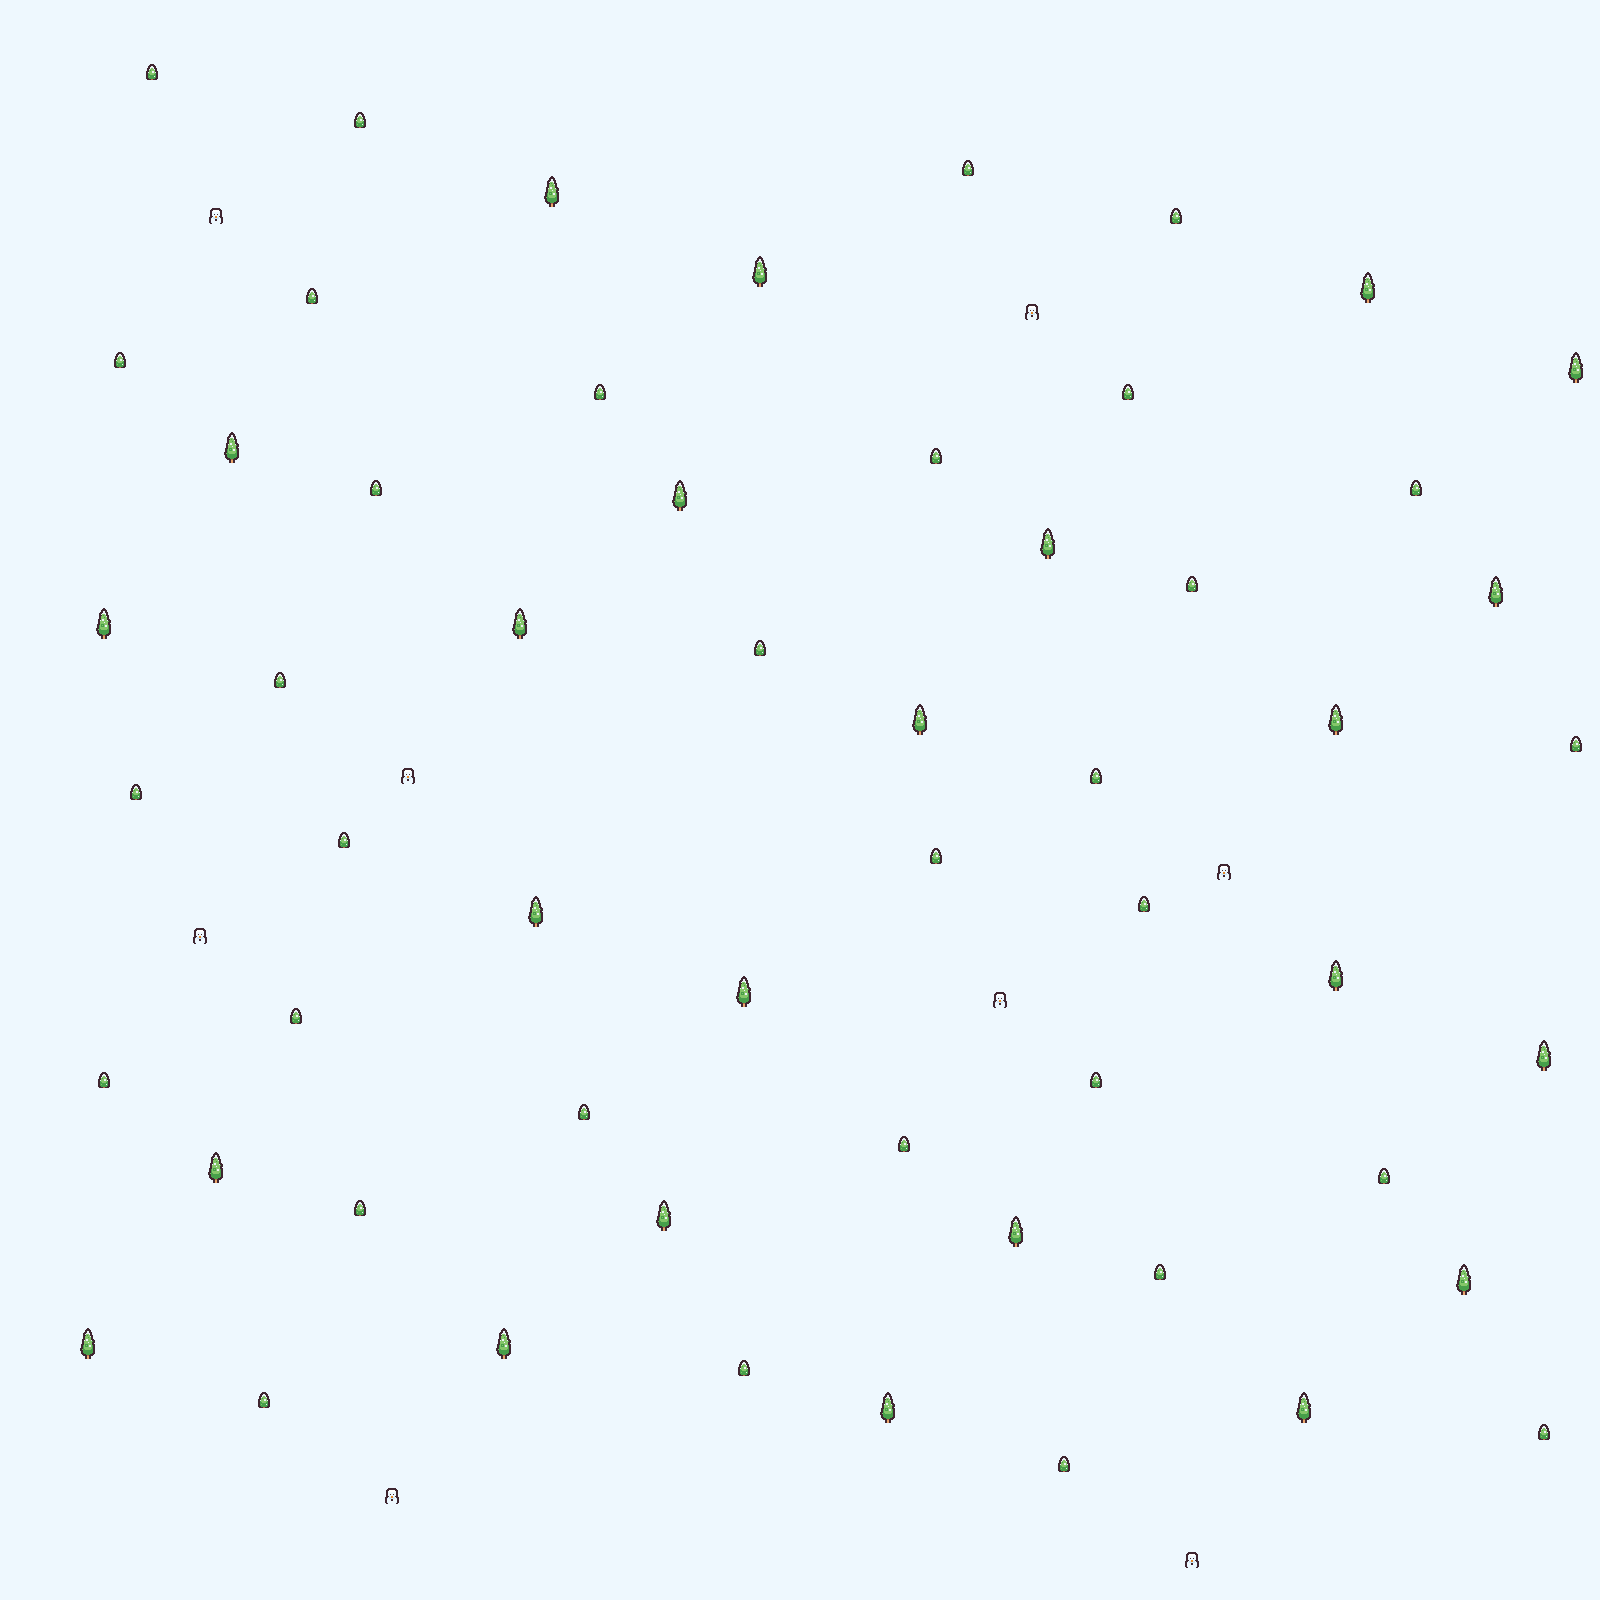

A 2D game scene composited from a Tiled map and its tileset images. What follows is a short description and the map's XML, with each tile layer's data collapsed to a summary:
An orthogonal 100x100 tile map with 16x16 px tiles, 2 tile layers (Ground, Trees).

<map version="1.10" tiledversion="1.11.1" orientation="orthogonal" renderorder="right-down" width="100" height="100" tilewidth="16" tileheight="16" infinite="0" nextlayerid="3" nextobjectid="1">
 <editorsettings>
  <export target="small-ski.tmj" format="json" />
 </editorsettings>
 <tileset firstgid="1" name="tiny-ski" tilewidth="16" tileheight="16" tilecount="132" columns="12">
  <image source="../resources/kenney_tiny-ski/Tilemap/tilemap_packed.png" width="192" height="176" />
  <tile id="0">
   <properties>
    <property name="collides" type="bool" value="false" />
   </properties>
  </tile>
  <tile id="1">
   <properties>
    <property name="collides" type="bool" value="false" />
   </properties>
  </tile>
  <tile id="2">
   <properties>
    <property name="collides" type="bool" value="false" />
   </properties>
  </tile>
  <tile id="3">
   <properties>
    <property name="collides" type="bool" value="false" />
   </properties>
  </tile>
  <tile id="4">
   <properties>
    <property name="collides" type="bool" value="false" />
   </properties>
  </tile>
  <tile id="5">
   <properties>
    <property name="collides" type="bool" value="false" />
   </properties>
  </tile>
  <tile id="6">
   <properties>
    <property name="collides" type="bool" value="true" />
   </properties>
  </tile>
  <tile id="7">
   <properties>
    <property name="collides" type="bool" value="true" />
   </properties>
  </tile>
  <tile id="8">
   <properties>
    <property name="collides" type="bool" value="true" />
   </properties>
  </tile>
  <tile id="9">
   <properties>
    <property name="collides" type="bool" value="true" />
   </properties>
  </tile>
  <tile id="10">
   <properties>
    <property name="collides" type="bool" value="false" />
   </properties>
  </tile>
  <tile id="11">
   <properties>
    <property name="collides" type="bool" value="false" />
   </properties>
  </tile>
  <tile id="12">
   <properties>
    <property name="collides" type="bool" value="false" />
   </properties>
  </tile>
  <tile id="13">
   <properties>
    <property name="collides" type="bool" value="false" />
   </properties>
  </tile>
  <tile id="14">
   <properties>
    <property name="collides" type="bool" value="false" />
   </properties>
  </tile>
  <tile id="15">
   <properties>
    <property name="collides" type="bool" value="false" />
   </properties>
  </tile>
  <tile id="16">
   <properties>
    <property name="collides" type="bool" value="false" />
   </properties>
  </tile>
  <tile id="17">
   <properties>
    <property name="collides" type="bool" value="false" />
   </properties>
  </tile>
  <tile id="18">
   <properties>
    <property name="collides" type="bool" value="true" />
   </properties>
  </tile>
  <tile id="19">
   <properties>
    <property name="collides" type="bool" value="true" />
   </properties>
  </tile>
  <tile id="20">
   <properties>
    <property name="collides" type="bool" value="true" />
   </properties>
  </tile>
  <tile id="21">
   <properties>
    <property name="collides" type="bool" value="true" />
   </properties>
  </tile>
  <tile id="22">
   <properties>
    <property name="collides" type="bool" value="false" />
   </properties>
  </tile>
  <tile id="23">
   <properties>
    <property name="collides" type="bool" value="false" />
   </properties>
  </tile>
  <tile id="24">
   <properties>
    <property name="collides" type="bool" value="false" />
   </properties>
  </tile>
  <tile id="25">
   <properties>
    <property name="collides" type="bool" value="false" />
   </properties>
  </tile>
  <tile id="26">
   <properties>
    <property name="collides" type="bool" value="false" />
   </properties>
  </tile>
  <tile id="27">
   <properties>
    <property name="collides" type="bool" value="false" />
   </properties>
  </tile>
  <tile id="28">
   <properties>
    <property name="collides" type="bool" value="false" />
   </properties>
  </tile>
  <tile id="29">
   <properties>
    <property name="collides" type="bool" value="false" />
   </properties>
  </tile>
  <tile id="30">
   <properties>
    <property name="collides" type="bool" value="true" />
   </properties>
  </tile>
  <tile id="31">
   <properties>
    <property name="collides" type="bool" value="false" />
   </properties>
  </tile>
  <tile id="32">
   <properties>
    <property name="collides" type="bool" value="false" />
   </properties>
  </tile>
  <tile id="33">
   <properties>
    <property name="collides" type="bool" value="false" />
   </properties>
  </tile>
  <tile id="34">
   <properties>
    <property name="collides" type="bool" value="false" />
   </properties>
  </tile>
  <tile id="35">
   <properties>
    <property name="collides" type="bool" value="false" />
   </properties>
  </tile>
  <tile id="36">
   <properties>
    <property name="collides" type="bool" value="false" />
   </properties>
  </tile>
  <tile id="37">
   <properties>
    <property name="collides" type="bool" value="false" />
   </properties>
  </tile>
  <tile id="38">
   <properties>
    <property name="collides" type="bool" value="false" />
   </properties>
  </tile>
  <tile id="39">
   <properties>
    <property name="collides" type="bool" value="false" />
   </properties>
  </tile>
  <tile id="40">
   <properties>
    <property name="collides" type="bool" value="false" />
   </properties>
  </tile>
  <tile id="41">
   <properties>
    <property name="collides" type="bool" value="false" />
   </properties>
  </tile>
  <tile id="42">
   <properties>
    <property name="collides" type="bool" value="false" />
   </properties>
  </tile>
  <tile id="43">
   <properties>
    <property name="collides" type="bool" value="false" />
   </properties>
  </tile>
  <tile id="44">
   <properties>
    <property name="collides" type="bool" value="false" />
   </properties>
  </tile>
  <tile id="45">
   <properties>
    <property name="collides" type="bool" value="false" />
   </properties>
  </tile>
  <tile id="46">
   <properties>
    <property name="collides" type="bool" value="false" />
   </properties>
  </tile>
  <tile id="47">
   <properties>
    <property name="collides" type="bool" value="false" />
   </properties>
  </tile>
  <tile id="48">
   <properties>
    <property name="collides" type="bool" value="false" />
   </properties>
  </tile>
  <tile id="49">
   <properties>
    <property name="collides" type="bool" value="false" />
   </properties>
  </tile>
  <tile id="50">
   <properties>
    <property name="collides" type="bool" value="false" />
   </properties>
  </tile>
  <tile id="51">
   <properties>
    <property name="collides" type="bool" value="false" />
   </properties>
  </tile>
  <tile id="52">
   <properties>
    <property name="collides" type="bool" value="false" />
   </properties>
  </tile>
  <tile id="53">
   <properties>
    <property name="collides" type="bool" value="false" />
   </properties>
  </tile>
  <tile id="54">
   <properties>
    <property name="collides" type="bool" value="false" />
   </properties>
  </tile>
  <tile id="55">
   <properties>
    <property name="collides" type="bool" value="false" />
   </properties>
  </tile>
  <tile id="56">
   <properties>
    <property name="collides" type="bool" value="false" />
   </properties>
  </tile>
  <tile id="57">
   <properties>
    <property name="collides" type="bool" value="false" />
   </properties>
  </tile>
  <tile id="58">
   <properties>
    <property name="collides" type="bool" value="false" />
   </properties>
  </tile>
  <tile id="59">
   <properties>
    <property name="collides" type="bool" value="false" />
   </properties>
  </tile>
  <tile id="60">
   <properties>
    <property name="collides" type="bool" value="false" />
   </properties>
  </tile>
  <tile id="61">
   <properties>
    <property name="collides" type="bool" value="false" />
   </properties>
  </tile>
  <tile id="62">
   <properties>
    <property name="collides" type="bool" value="false" />
   </properties>
  </tile>
  <tile id="63">
   <properties>
    <property name="collides" type="bool" value="false" />
   </properties>
  </tile>
  <tile id="64">
   <properties>
    <property name="collides" type="bool" value="false" />
   </properties>
  </tile>
  <tile id="65">
   <properties>
    <property name="collides" type="bool" value="false" />
   </properties>
  </tile>
  <tile id="66">
   <properties>
    <property name="collides" type="bool" value="false" />
   </properties>
  </tile>
  <tile id="67">
   <properties>
    <property name="collides" type="bool" value="false" />
   </properties>
  </tile>
  <tile id="68">
   <properties>
    <property name="collides" type="bool" value="false" />
   </properties>
  </tile>
  <tile id="69">
   <properties>
    <property name="collides" type="bool" value="true" />
   </properties>
  </tile>
  <tile id="70">
   <properties>
    <property name="collides" type="bool" value="false" />
   </properties>
  </tile>
  <tile id="71">
   <properties>
    <property name="collides" type="bool" value="false" />
   </properties>
  </tile>
  <tile id="72">
   <properties>
    <property name="collides" type="bool" value="false" />
   </properties>
  </tile>
  <tile id="73">
   <properties>
    <property name="collides" type="bool" value="false" />
   </properties>
  </tile>
  <tile id="74">
   <properties>
    <property name="collides" type="bool" value="false" />
   </properties>
  </tile>
  <tile id="75">
   <properties>
    <property name="collides" type="bool" value="false" />
   </properties>
  </tile>
  <tile id="76">
   <properties>
    <property name="collides" type="bool" value="false" />
   </properties>
  </tile>
  <tile id="77">
   <properties>
    <property name="collides" type="bool" value="false" />
   </properties>
  </tile>
  <tile id="78">
   <properties>
    <property name="collides" type="bool" value="false" />
   </properties>
  </tile>
  <tile id="79">
   <properties>
    <property name="collides" type="bool" value="false" />
   </properties>
  </tile>
  <tile id="80">
   <properties>
    <property name="collides" type="bool" value="false" />
   </properties>
  </tile>
  <tile id="81">
   <properties>
    <property name="collides" type="bool" value="true" />
   </properties>
  </tile>
  <tile id="82">
   <properties>
    <property name="collides" type="bool" value="false" />
   </properties>
  </tile>
  <tile id="83">
   <properties>
    <property name="collides" type="bool" value="false" />
   </properties>
  </tile>
  <tile id="84">
   <properties>
    <property name="collides" type="bool" value="false" />
   </properties>
  </tile>
  <tile id="85">
   <properties>
    <property name="collides" type="bool" value="false" />
   </properties>
  </tile>
  <tile id="86">
   <properties>
    <property name="collides" type="bool" value="false" />
   </properties>
  </tile>
  <tile id="87">
   <properties>
    <property name="collides" type="bool" value="false" />
   </properties>
  </tile>
  <tile id="88">
   <properties>
    <property name="collides" type="bool" value="false" />
   </properties>
  </tile>
  <tile id="89">
   <properties>
    <property name="collides" type="bool" value="false" />
   </properties>
  </tile>
  <tile id="90">
   <properties>
    <property name="collides" type="bool" value="false" />
   </properties>
  </tile>
  <tile id="91">
   <properties>
    <property name="collides" type="bool" value="false" />
   </properties>
  </tile>
  <tile id="92">
   <properties>
    <property name="collides" type="bool" value="false" />
   </properties>
  </tile>
  <tile id="93">
   <properties>
    <property name="collides" type="bool" value="false" />
   </properties>
  </tile>
  <tile id="94">
   <properties>
    <property name="collides" type="bool" value="false" />
   </properties>
  </tile>
  <tile id="95">
   <properties>
    <property name="collides" type="bool" value="false" />
   </properties>
  </tile>
  <tile id="96">
   <properties>
    <property name="collides" type="bool" value="false" />
   </properties>
  </tile>
  <tile id="97">
   <properties>
    <property name="collides" type="bool" value="false" />
   </properties>
  </tile>
  <tile id="98">
   <properties>
    <property name="collides" type="bool" value="false" />
   </properties>
  </tile>
  <tile id="99">
   <properties>
    <property name="collides" type="bool" value="false" />
   </properties>
  </tile>
  <tile id="100">
   <properties>
    <property name="collides" type="bool" value="false" />
   </properties>
  </tile>
  <tile id="101">
   <properties>
    <property name="collides" type="bool" value="false" />
   </properties>
  </tile>
  <tile id="102">
   <properties>
    <property name="collides" type="bool" value="false" />
   </properties>
  </tile>
  <tile id="103">
   <properties>
    <property name="collides" type="bool" value="false" />
   </properties>
  </tile>
  <tile id="104">
   <properties>
    <property name="collides" type="bool" value="false" />
   </properties>
  </tile>
  <tile id="105">
   <properties>
    <property name="collides" type="bool" value="false" />
   </properties>
  </tile>
  <tile id="106">
   <properties>
    <property name="collides" type="bool" value="false" />
   </properties>
  </tile>
  <tile id="107">
   <properties>
    <property name="collides" type="bool" value="false" />
   </properties>
  </tile>
  <tile id="108">
   <properties>
    <property name="collides" type="bool" value="false" />
   </properties>
  </tile>
  <tile id="109">
   <properties>
    <property name="collides" type="bool" value="false" />
   </properties>
  </tile>
  <tile id="110">
   <properties>
    <property name="collides" type="bool" value="false" />
   </properties>
  </tile>
  <tile id="111">
   <properties>
    <property name="collides" type="bool" value="false" />
   </properties>
  </tile>
  <tile id="112">
   <properties>
    <property name="collides" type="bool" value="false" />
   </properties>
  </tile>
  <tile id="113">
   <properties>
    <property name="collides" type="bool" value="false" />
   </properties>
  </tile>
  <tile id="114">
   <properties>
    <property name="collides" type="bool" value="false" />
   </properties>
  </tile>
  <tile id="115">
   <properties>
    <property name="collides" type="bool" value="false" />
   </properties>
  </tile>
  <tile id="116">
   <properties>
    <property name="collides" type="bool" value="false" />
   </properties>
  </tile>
  <tile id="117">
   <properties>
    <property name="collides" type="bool" value="false" />
   </properties>
  </tile>
  <tile id="118">
   <properties>
    <property name="collides" type="bool" value="false" />
   </properties>
  </tile>
  <tile id="119">
   <properties>
    <property name="collides" type="bool" value="false" />
   </properties>
  </tile>
  <tile id="120">
   <properties>
    <property name="collides" type="bool" value="false" />
   </properties>
  </tile>
  <tile id="121">
   <properties>
    <property name="collides" type="bool" value="false" />
   </properties>
  </tile>
  <tile id="122">
   <properties>
    <property name="collides" type="bool" value="false" />
   </properties>
  </tile>
  <tile id="123">
   <properties>
    <property name="collides" type="bool" value="false" />
   </properties>
  </tile>
  <tile id="124">
   <properties>
    <property name="collides" type="bool" value="false" />
   </properties>
  </tile>
  <tile id="125">
   <properties>
    <property name="collides" type="bool" value="false" />
   </properties>
  </tile>
  <tile id="126">
   <properties>
    <property name="collides" type="bool" value="false" />
   </properties>
  </tile>
  <tile id="127">
   <properties>
    <property name="collides" type="bool" value="false" />
   </properties>
  </tile>
  <tile id="128">
   <properties>
    <property name="collides" type="bool" value="false" />
   </properties>
  </tile>
  <tile id="129">
   <properties>
    <property name="collides" type="bool" value="false" />
   </properties>
  </tile>
  <tile id="130">
   <properties>
    <property name="collides" type="bool" value="false" />
   </properties>
  </tile>
  <tile id="131">
   <properties>
    <property name="collides" type="bool" value="false" />
   </properties>
  </tile>
 </tileset>
 <layer id="1" name="Ground" width="100" height="100">
  <data>[10000 cells, 10000 non-empty, 1 distinct tile ids]</data>
 </layer>
 <layer id="2" name="Trees" width="100" height="100">
  <data>[10000 cells, 88 non-empty, 4 distinct tile ids]</data>
 </layer>
</map>
